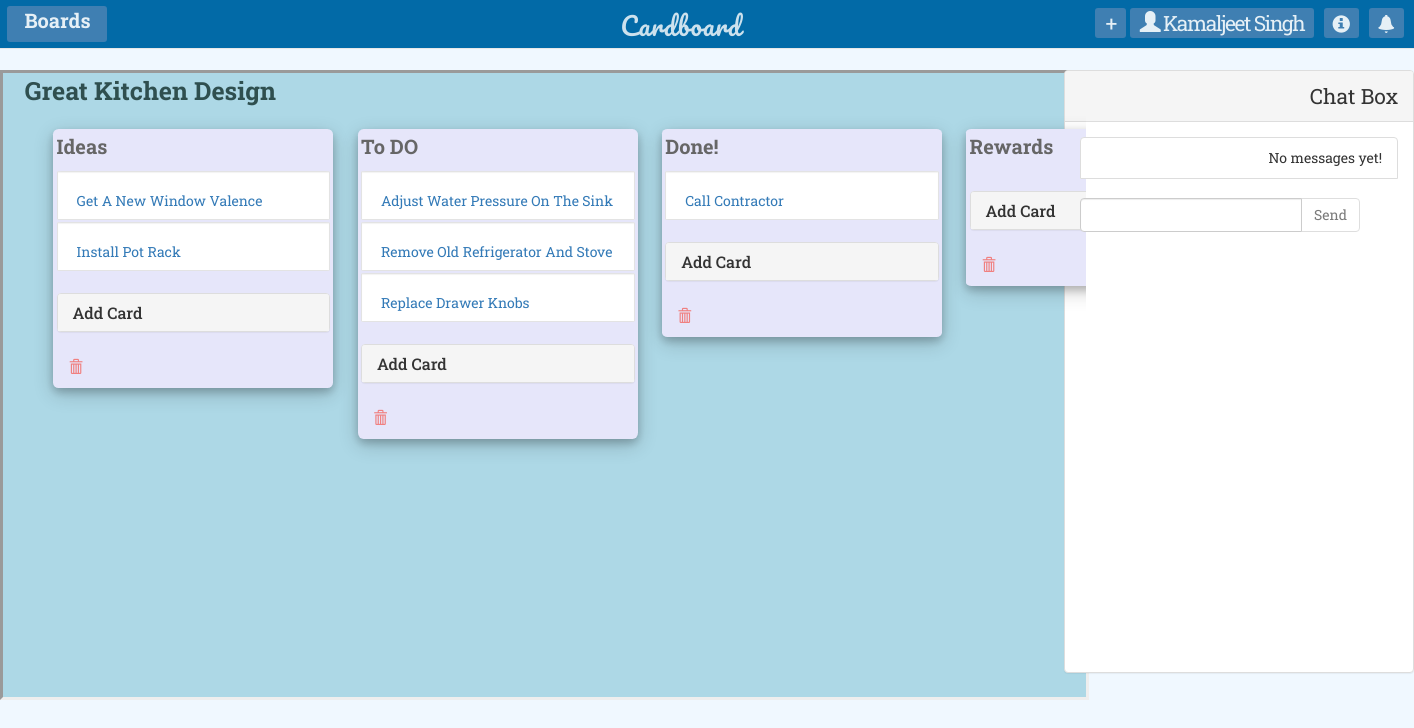
Page /boards/b/Wj6zTbNgKm/ (signed in) on the committed database.
### Boards/models.py (models this page shows, shortened)
class Boards(models.Model):
    uuid = models.CharField(max_length=50)
    title = models.CharField(max_length=100)
    listInsideProjects = models.ManyToManyField(ListofCards, related_name='listinside')
    shared = models.IntegerField(default=0)

class ListofCards(models.Model):
    title = models.CharField(max_length=100)
    key = models.CharField(max_length=100)
    listofcards = models.ManyToManyField(Card_id, related_name='listcards')

### Cards/models.py (models this page shows, shortened)
class Cards_title(models.Model):
    c_key = models.ForeignKey(Card_id, on_delete=models.CASCADE)
    name = models.CharField(max_length=100)

### Boards/views.py (the view, shortened to what this page needs)
# urls.py: url(r'^b/(?P<idd>[\w\-]+)/$', views.list_add, name='list-add'),
def list_add(request, idd):
    if request.user.is_authenticated():
        b = Boards.objects.get(uuid=idd)
        ll = b.listInsideProjects.all()
        names = Cards_title.objects.all()
        cards = Cards.objects.all()
        return render(request, 'Boards/addlist.html', {'obj': ll,  'board_id': idd, 'names':names, 'cards':cards ,'board': b, 'nav':1 })
    else:
        redirect('Home:login')

### Cards/models.py (called while the page is built)
    def __str__(self):
        return str(self.title)

### Boards/Templates/Boards/addlist.html (shortened to what this page needs)
{% extends 'Cards/base.html' %}
{% block body %}
    <div style="position:absolute; width:100%; height: 100%; background-color: aliceblue; ">
{% load staticfiles %}
    <link rel="stylesheet" type="text/css" href="{% static 'Boards/liststyle.css' %}">
    <link rel="stylesheet" type="text/css" href="{% static 'Cards/cards.css' %}">
    <link rel="stylesheet" type="text/css" href="{% static 'Cards/sticky.css' %}">
    {% include 'Cards/navigation.html' %}
    <div class="big-box" style="height:630px; width: 77%; overflow-x: scroll; overflow-y:scroll; background-color: lightblue;  border-style: inset;">
    <p style="margin-left: 2%; font-size: 25px; color: darkslategray; "><strong>{{ board.title }}</strong></p>
        <ul style="white-space: nowrap;">
        {% for q in obj %}
        <div class="cardboard">
        <p class="list_title">
            <b>{{ q.title }}</b>
        </p>
        {% for p in q.listofcards.all %}
                {% for x in cards %}
                    {% if x.key == p.key %}
                <a href="#popUpWindow{{ x.pk }}" name="check_user" data-toggle="modal" style="text-decoration: none;">
                <div class="well">
                {% for z in names %}
                    {% if z.c_key == p %}
                        {{ z.name }}
                    {% endif %}
                {% endfor %}
                </div>
                </a>
                    {% endif %}
                    {% endfor %}
            {% endfor %}
        <br>
        <div class="panel-group">
        <div class="panel panel-default">
        <div class="panel-heading">
        <h4 class="panel-title">
        <a data-toggle="collapse" href="#collapse{{ q.id }}" style="text-decoration: none;">Add Card</a>
        </h4>
        </div>
            </div>
        </div>
        <form action="{% url 'boards:delete_list' q.pk %}" method="post">
                <button class="btn btn-default" title="Delete List" style="background-color: transparent; border-style: none; color: lightcoral;"><span class="glyphicon glyphicon-trash"></span></button>
            </form>
        </div>
        {% endfor %}
</ul>
        </div>
        {% include 'alpha/home.html' %}
</div>
{% endblock %}

### Cards/Templates/Cards/navigation.html (shortened to what this page needs)
{% load staticfiles %}
<link rel="stylesheet" type="text/css" href="{% static 'Home/navbar.css' %}">
<nav class="navbar navbar-default" id="navi">
    <div class="container-fluid" >
       <div class="navbar-header">
            <a class="navbar-brand" style="color: white" href="{% url 'cards:CardsProjects_All' %}">Cardboard</a>
        </div>
        <ul class="nav navbar-nav">
            <li>
                <div class="boardshead">
                    <a href="{% url 'boards:boards_add' %}" >Boards</a>
                </div>
            </li>
            {% if nav == 1 %}
            <li class="dropdown">
                <div class="userdet" style="margin-right: 4px;">
                <a href="#" class="dropdown-toggle" data-toggle="dropdown" style="font-size: 1.5em; letter-spacing: -1.5px;"> + </a>
                </div>
            </li>
            {% endif %}
            <li class="dropdown">
                <div class="userdet">
                <a href="" class="dropdown-toggle" data-toggle="dropdown" style="font-size: 1.5em; letter-spacing: -1.5px;"><span class="glyphicon glyphicon-user" id="123"  style="color: white;font-size: 1em; "></span> {{ request.user.first_name }} {{ request.user.last_name }}</a>
                </div>
            </li>
            <li>
                <div class="info">
                    <a href="#"><span class="glyphicon glyphicon-info-sign" style="color:white"></span></a>
                </div>
            </li>
            <li>
                 <div class="notific">
                    <a href="#"><span class="glyphicon glyphicon-bell" style="color:white"></span></a>
                </div>
            </li>
        </ul>
    </div>
 </nav>

### Home/static/Home/navbar.css (style rules this page uses)
body { font-family: 'Roboto Slab', serif; }
#navi { background: #026aa7; border-radius:0; position: relative; top:-1px; left: -0.56px; width: 100.1%; }
.navbar-brand { position: absolute; left:620px; font-size:25px; opacity: 0.8; font-family: 'Pacifico', cursive; letter-spacing: 1px; }
.boardshead { position: relative; background-color:steelblue; text-align: center; border-radius: 3px; width:100px; height:36px; top:6px; left:-8px; opacity:0.9; }
.boardshead a { color:white; text-decoration: none; font-size:20px; font-weight:700; }
.userdet { position: relative; left:980px; background-color:steelblue; border-radius: 3px; opacity: 0.9; top:8px; }
.userdet a { color:white; font-size:23px; padding: 10px; text-decoration: none; }
.info { position: relative; left:990px; background-color:steelblue; border-radius: 3px; opacity: 0.9; top:8px; height:30px; width: 35px; }
.info a { text-decoration: none; position: relative; top:5px; left:8px; font-size:18px; }
.notific { position: relative; left:1000px; background-color:steelblue; border-radius: 3px; opacity: 0.9; top:8px; height:30px; width:35px; }
.notific a { text-decoration: none; position: relative; top:5px; left:8px; font-size:18px; }

### Boards/static/Boards/liststyle.css (style rules this page uses)
.cardboard { display: inline-block; width: 20em; height: auto; border-radius: 2%; background-color: #E6E6FA; margin: 1%; z-index: -50; padding: 0.3%; box-shadow: 0 4px 8px 0 rgba(0, 0, 0, 0.2), 0 6px 20px 0 rgba(0, 0, 0, 0.19); white-space:nowrap; vertical-align: top; }
.list_title { color: #666666; font-size: 20px; }
.well { height: 3.5em; background-color: white; margin-bottom: 2px; border-radius: 2%; box-shadow: #666666; text-align: left; }

### Cards/static/Cards/sticky.css (style rules this page uses)
ul,li { list-style:none; }

### rows in the picture
Boards: title "Great Kitchen Design"
ListofCards: title "Ideas"
Cards_title: name "Get A New Window Valence"
Cards_title: name "Install Pot Rack"
ListofCards: title "To DO"
Cards_title: name "Adjust Water Pressure On The Sink"
Cards_title: name "Remove Old Refrigerator And Stove"
Cards_title: name "Replace Drawer Knobs"
ListofCards: title "Done!"
Cards_title: name "Call Contractor"
ListofCards: title "Rewards"

### other values in the picture
{{ request.user.first_name }} "Kamaljeet"
{{ request.user.last_name }} "Singh"
